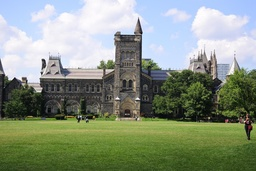
#> input picture ex5.jpg, 256 x 171 px, shrunk from 1600 x 1066 before the run
$ python corner_detection.py
#> lines starting #> are read from the running program, lines starting #| are printed output that depends on the picture; after the words box and inside, x2 and y2 are one past the last pixel; in counts of white or black regions, pixels touching at a corner belong together
#> further down, src_1 is the input picture: shape (171, 256, 3); mean R, G, B 135.9, 147.2, 130.2
import math
import numpy as np
import matplotlib.pyplot as plt
from PIL import Image
import cv2 as cv
import scipy.linalg as la

### This part code is from my A1. ###
################################# Begin #################################
def convolution(matrix,x,y,src):
# This function is only for grey scale image. #
# Please use getGreyImge first, if input is a RGB image. #
# Can be optimized by the product of two vectors. #
    x_boundary, y_boundary = src.shape
    kernel_size = len(matrix)
# Help to track the row in Matrix. #
    index_i = 0
    res = 0
# Get the start and end of k. #
    start = int(-(kernel_size-1)/2)
    end = int((kernel_size-1)/2 + 1)
    for u in range(start,end):
# Help to track the coloum in Matrix. #
        index_j = 0
        for v in range(start,end):
# Boundary check. Smarter than padding the image. #
            if(x-u<0 or y-v<0 or x-u>=x_boundary or y-v>=y_boundary): res += 0
            else: res += src[x-u][y-v] * matrix[index_i][index_j]
            index_j += 1
        index_i += 1
    return res

def Gaussian_Model(sigma,point):
    x, y = point
    ratio = 1/(2*math.pi*sigma**2)
# Slightly different for the expression from the lecture. #
    e_part = math.exp(-(x**2+y**2)/(2*sigma**2))
    return ratio * e_part

def Gaussian_Blur(sigma,kernel_size):
# This can use array to boost access speed. #
    half_kernel = (kernel_size-1) // 2
    Gaussian_matrix = np.zeros((kernel_size,kernel_size),dtype=float)
    for i in range(kernel_size):
        for j in range(kernel_size):
            Gaussian_matrix[i][j] = Gaussian_Model(sigma,(j-half_kernel,half_kernel-i))
    return Gaussian_matrix

def getGreyImge(img):
# Change the rgb value to grey. #
    rgb_weights = np.array([0.2989, 0.5870, 0.1140])
    return np.dot(img[...,:3], rgb_weights)
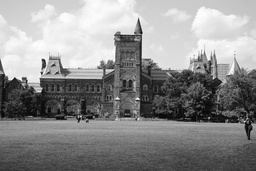
#> returned value: shape (171, 256) float64; min 1.47, max 255, mean 141.9
################################# End #################################

def eigenvalues(src,kernel_size):
# Get Sobel Operator
#> called with kernel_size = 3
    sobel_x = np.array([[-1,0,1],[-2,0,2],[-1,0,1]])
#> sobel_x = [[-1, 0, 1], [-2, 0, 2], [-1, 0, 1]]
    sobel_y = np.array([[-1,-2,-1],[0,0,0],[1,2,1]])
# If you do not want me to use the library, we can use the convolution function above, but it is too slow.
    grad_x = cv.filter2D(src,-1,sobel_x)
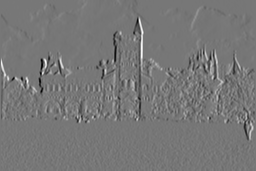
#> grad_x: shape (171, 256) float64; min -742.3, max 842.9, mean -0.1; drawn with min black and max white
    grad_y = cv.filter2D(src,-1,sobel_y)
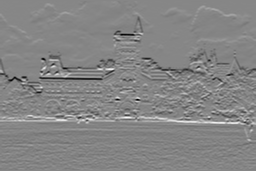
#> grad_y: shape (171, 256) float64; min -784.2, max 704.3, mean -6.7; drawn with min black and max white
# Get I_xy
    I_xy = grad_x * grad_y
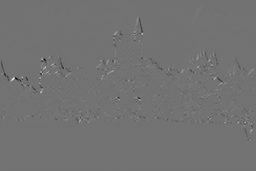
#> I_xy: shape (171, 256) float64; min -346518.3, max 422020, mean -206.7; drawn with min black and max white
# Get I_x^2
    I_x = grad_x * grad_x
# Get I_y^2
    I_y = grad_y * grad_y
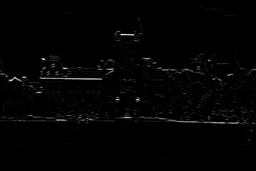
#> I_y: shape (171, 256) float64; min 0, max 614955.5, mean 8270.9; drawn with min black and max white
# Get Gaussian Matrix
# Change kernel size if you want a different size of Gaussian Matrix
    window = Gaussian_Blur(kernel_size/6,kernel_size)
    # Use Gaussian Matrix to do the convolution (same as sum with Gaussian Matrix, central symmetry).
    # If you do not want me to use the library, we can use the convolution function above, but it is too slow.
    I_x = cv.filter2D(I_x,-1,window)
    I_y = cv.filter2D(I_y,-1,window)
    I_xy = cv.filter2D(I_xy,-1,window)
    x_length, y_length = src.shape
#> x_length = 171; y_length = 256
    eigenvalues_1 = np.zeros((x_length,y_length),dtype=complex)
    eigenvalues_2 = np.zeros((x_length,y_length),dtype=complex)
    for i in range(x_length):
        for j in range(y_length):
            # Get M.
            M = np.array([[I_x[i][j],I_xy[i][j]],[I_xy[i][j],I_y[i][j]]])
            eigvals, eigvecs = la.eig(M)
            # If you don't want me to use library, here is the alternative way to get eigenvalue of 2*2 Matricx
            # eigenvalues_1[i][j] = (1/2) * (M[0][0]+M[1][1] - math.sqrt(4*M[0][1]*M[1][0]+(M[0][0]-M[1][1])**2))
            # eigenvalues_2[i][j] = (1/2) * (M[0][0]+M[1][1] + math.sqrt(4*M[0][1]*M[1][0]+(M[0][0]-M[1][1])**2))
            eigenvalues_1[i][j] = eigvals[0]
            eigenvalues_2[i][j] = eigvals[1]
    return eigenvalues_1, eigenvalues_2

def scatterplot(src):
    eigenvalues_1, eigenvalues_2 = eigenvalues(src,3)
    # Choose alpha to make my image more beautiful.
    plt.scatter(eigenvalues_1, eigenvalues_2, alpha=0.6)
    plt.show()
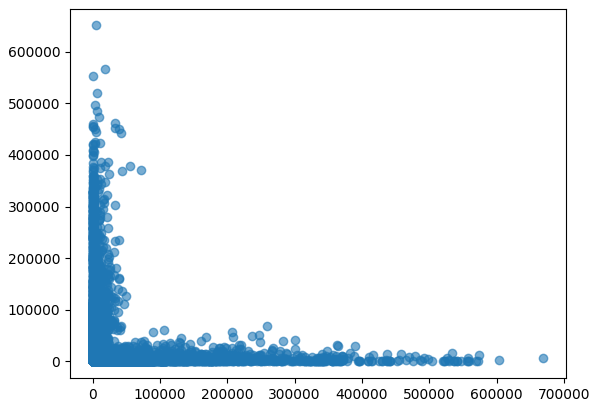
#> figure drawn by matplotlib, 1 panel

def corner_detection(src):
# This function will return an array for binary image.
    eigenvalues_1, eigenvalues_2 = eigenvalues(src,3)
    x_length, y_length = src.shape
#> x_length = 171; y_length = 256
    R = np.zeros((x_length,y_length),dtype=float)
    for i in range(x_length):
        for j in range(y_length):
# Threshold choosen as 18888. I like this number.
            if min(eigenvalues_1[i][j],eigenvalues_2[i][j])>18888:
                R[i][j] = 255
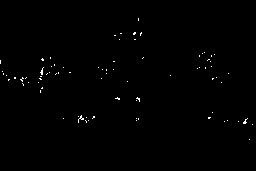
#> R: shape (171, 256) float64; 0.48% white in thin lines or dots, all inside (x1, y1, x2, y2) = (0, 18, 253, 140)
    Image.fromarray(R).show()
    return R

def label(src, R):
    r, c, _ = src.shape
#> r = 171; c = 256
    new_image = np.zeros((r,c,_),dtype=np.uint8)
    for i in range(r):
        for j in range(c):
            if R[i][j]:
            # If it is a corner, we set it into red(RGB=(255,0,0)).
                new_image[i][j][0] = 255
                new_image[i][j][1] = 0
                new_image[i][j][2] = 0
            else:
            # If it is not a corner, we set it into the same value woth src.
                new_image[i][j][0] = src_1[i][j][0]
                new_image[i][j][1] = src_1[i][j][1]
                new_image[i][j][2] = src_1[i][j][2]
    Image.fromarray(new_image).show()
    return new_image

if __name__ == '__main__':
    src_1 = plt.imread("./ex5.jpg")
    scatterplot(getGreyImge(src_1))
    R = corner_detection(getGreyImge(src_1))
    new_image_1 = label(src_1, R)
